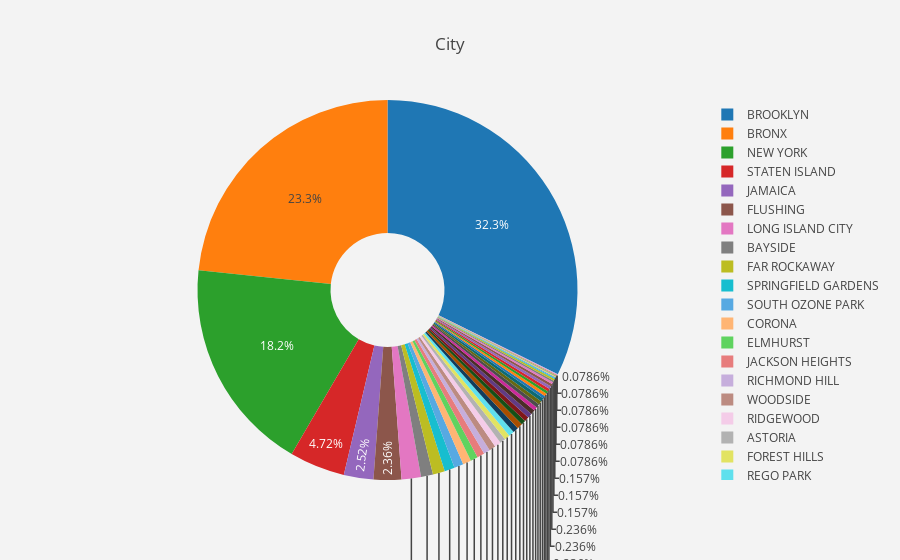

The cell this chart's notebook holds for it:
### Code cell
school_city.plot('pie')

### Figure 1 — Plotly figure (JSON) as saved in the notebook; plotly's stock layout.template omitted (floating-point values rounded to 4 significant figures)
{"data": [{"hole": 0.3, "hoverinfo": "label+percent", "labels": ["KEW GARDENS", "BROAD CHANNEL", "SOUTH RICHMOND HILL", "ROCKAWAY BEACH", "DOUGLASTON", "ROOSEVELT ISLAND", "COLLEGE POINT", "ARVERNE", "CAMBRIA HEIGHTS", "EAST ELMHURST", "LITTLE NECK", "MASPETH", "WOODHAVEN", "FLORAL PARK", "HOWARD BEACH", "ROSEDALE", "MIDDLE VILLAGE", "BELLEROSE", "HOLLIS", "SAINT ALBANS", "WHITESTONE", "ROCKAWAY PARK", "GLENDALE", "ASTORIA", "FOREST HILLS", "REGO PARK", "QUEENS VILLAGE", "OZONE PARK", "RICHMOND HILL", "WOODSIDE", "RIDGEWOOD", "ELMHURST", "JACKSON HEIGHTS", "CORONA", "SOUTH OZONE PARK", "SPRINGFIELD GARDENS", "BAYSIDE", "FAR ROCKAWAY", "LONG ISLAND CITY", "FLUSHING", "JAMAICA", "STATEN ISLAND", "NEW YORK", "BRONX", "BROOKLYN"], "type": "pie", "values": [1, 1, 1, 1, 1, 1, 2, 2, 2, 3, 3, 3, 3, 3, 3, 4, 4, 4, 4, 5, 5, 5, 5, 6, 6, 6, 6, 6, 7, 7, 7, 8, 8, 9, 10, 11, 13, 13, 21, 30, 32, 60, 232, 297, 411]}], "layout": {"autosize": true, "paper_bgcolor": "rgb(243, 243, 243)", "plot_bgcolor": "rgb(243, 243, 243)", "title": "City"}}
